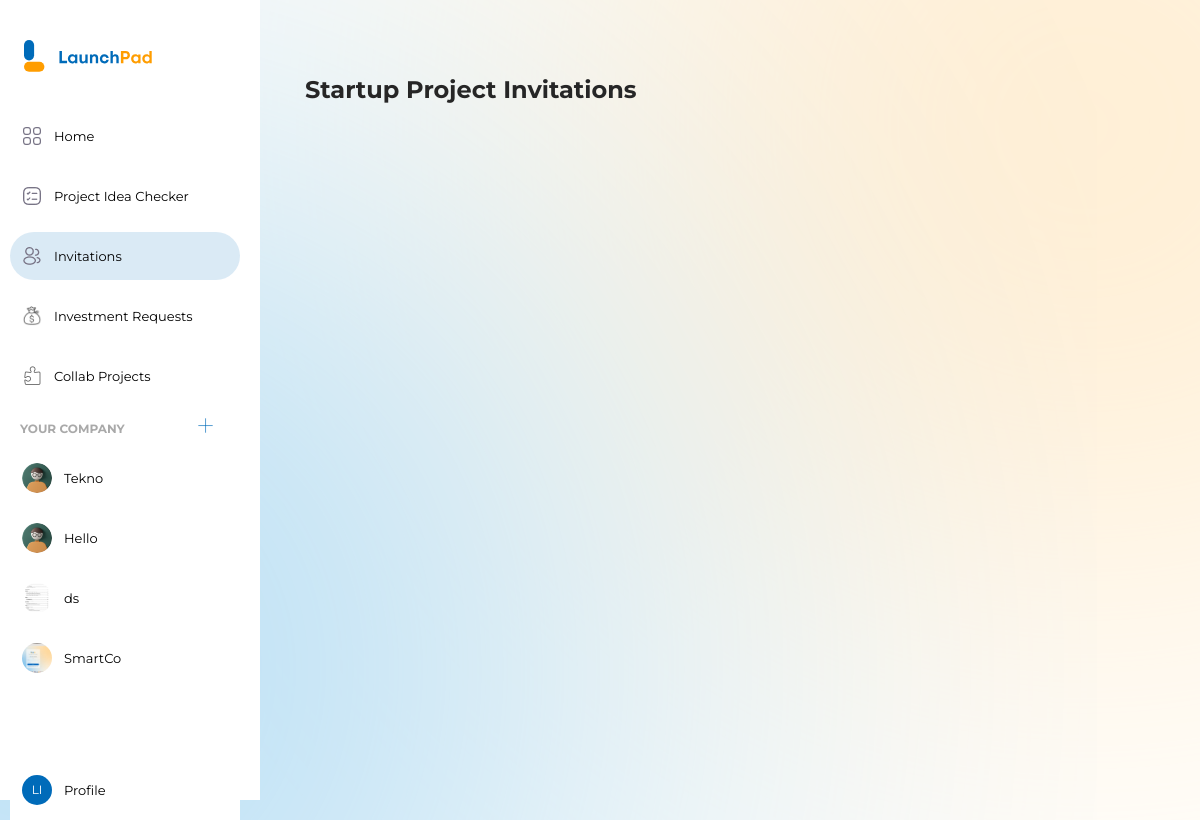
Screenshot of /invitations.php (signed in) with the database file from the repository.
### tables this page shows
CREATE TABLE `company_registration` (
  `Company_ID` int(11) NOT NULL,
  `Student_ID` varchar(20) NOT NULL,
  `Company_name` varchar(100) NOT NULL,
  `Company_logo` varchar(100) NOT NULL,
  `Company_description` text NOT NULL,
  `Registration_date` datetime NOT NULL
);

### invitations.php (the view, shortened to what this page needs)
<?php
require "config.php";
$userEmail = $_SESSION["email"];
$selectedCompanyID = isset($_GET['Company_id']) ? $_GET['Company_id'] : null;
if (isset($userEmail)) {
    $checkCompanyQuery = "SELECT c.*, s.Student_ID
                        FROM company_registration c
                        INNER JOIN student_registration s ON c.Student_ID = s.Student_ID
                        WHERE s.Student_email = '$userEmail'";
} else {
    $checkCompanyQuery = "SELECT * FROM company_registration WHERE Company_ID = '$selectedCompanyID'";
}
$resultCompany = mysqli_query($conn, $checkCompanyQuery);
$hasCompany = mysqli_num_rows($resultCompany) > 0;
?>
<!DOCTYPE html>
<html lang="en">
<head>
    <link rel="stylesheet" href="css/navbar.css">
    <link rel="stylesheet" href="css/invitation.css">
</head>
<body>
    <aside class="sidebar">
        <header class="sidebar-header">
            <img src="\launchpad\images\logo-text.svg" class="logo-img">
        </header>
        <nav>
            <a href="index.php">
                <button>
                    <span>
                        <i><img src="\launchpad\images\home-icon.png" alt="home-logo" class="logo-ic"></i>
                        <span>Home</span>
                    </span>
                </button>
            </a>
            <a href="project-idea-checker.php">
                <button>
                    <span>
                        <i><img src="\launchpad\images\project-checker-icon.png" alt="home-logo" class="logo-ic"></i>
                        <span>Project Idea Checker</span>
                    </span>
                </button>
            </a>
            <a href="#" class="active">
                <button>
                    <span>
                        <i><img src="\launchpad\images\invitation-icon.png" alt="home-logo" class="logo-ic"></i>
                        <span>Invitations</span>
                    </span>
                </button>
            </a>
            <a href="investment.php">
                <button>
                    <span>
                        <i><img src="\launchpad\images\iconinvestment.png" alt="home-logo" class="logo-ic"></i>
                        <span>Investment Requests</span>
                    </span>
                </button>
            </a>
            <a href="collabprojects.php">
                <button>
                    <span>
                        <i><img src="\launchpad\images\iconpuzzle.png" alt="home-logo" class="logo-ic"></i>
                        <span>Collab Projects</span>
                    </span>
                </button>
            </a>
            <p class="divider-company">YOUR COMPANY<a href="create-company.php" style="text-decoration: none;">
                    <img src="\launchpad\images\join-company-icon.png" alt="Join Company Icon" width="15px"
                        height="15px" style="margin-left: 70px;">
                </a></p>
            <?php if ($hasCompany): ?>
                <?php foreach ($resultCompany as $row): ?>
                    <a href="company_view.php?Company_id=<?php echo $row['Company_ID']; ?>">
                        <button>
                            <span class="<?php echo 'btn-company-created'; ?>">
                                <div class="circle-avatar">
                                    <?php if (!empty($row['Company_logo'])): ?>
                                        <img src="\launchpad\<?php echo $row['Company_logo']; ?>" alt="Company Logo"
                                            class="img-company">
                                    <?php endif; ?>
                                </div>
                                <span class="create-company-text">
                                    <?php echo $row['Company_name']; ?>
                                </span>
                            </span>
                        </button>
                    </a>
                <?php endforeach; ?>
            <?php endif; ?>
            <a href="profile.php" style="position: fixed; bottom: 0; background-color: white;">
                <button>
                    <span>
                        <div class="avatar2" id="initialsAvatar5"></div>
                        <span>Profile</span>
                    </span>
                </button>
            </a>
        </nav>
    </aside>
    <div class="content">
        <div class="containerin">
            <h2>Startup Project Invitations</h2>
        </div>
</body>
</html>

### css/navbar.css (style rules this page uses)
* { box-sizing: border-box; }
:root { --pblue-color: #006BB9; --pyellow-color: #FF9D00; --bhov-color: #093a5d; }
html, body { height: 100%; margin: 0; }
body { margin: 0; background: url("/launchpad/images/background-light.svg"); background-attachment: fixed; background-position: center; background-repeat: no-repeat; background-size: cover; color: #262626; font-family: 'Montserrat', sans-serif; }
.sidebar { position: fixed; top: 0; left: 0; width: 260px; height: 100vh; padding: 40px 10px 30px 10px; background: #fff; overflow: scroll; }
.content { margin-top: 20px; margin-left: 270px; padding: 20px; }
.sidebar-header { width: 100%; margin-bottom: 30px; }
.logo-img { margin-left: 14px; height: 32px; }
.sidebar button { height: 60px; width: 230px; background: transparent; border: 0; padding: 0; font-family: inherit; cursor: pointer; }
.divider-company { font-size: 12px; font-weight: 700; color: #7373739c; margin-left: 10px; }
.sidebar button > span { display: flex; align-items: center; gap: 12px; height: 48px; padding: 0 12px; border-radius: 24px; line-height: 1; }
.sidebar button > span > span { transition: 0.3s; }
.sidebar a.active button > span { background-color: #006cb925; }
.sidebar button i { position: relative; font-size: 28px; transition: 0.2s; }
.sidebar button img { width: 20px; height: 20px; transition: 0.2s; }
.sidebar button span { font-size: 13px; }
.sidebar > nav { flex: 1 1 auto; display: flex; flex-direction: column }
.avatar2 { width: 30px; height: 30px; background-color: #006BB9; color: #fff; font-size: 12px; line-height: 30px; border-radius: 50%; }
.circle-avatar { width: 30px; height: 30px; border-radius: 50%; overflow: hidden; display: flex; align-items: center; justify-content: center; }
.circle-avatar > .img-company { width: 100%; height: 100%; object-fit: cover; }
.circle-avatar > img { display: inline-block; vertical-align: middle; }

### css/invitation.css (style rules this page uses)
.containerin { width: 100%; padding: 15px; box-sizing: border-box; }

### rows the page displays
company_registration: Company_name "Tekno"
company_registration: Company_logo (picture), Company_name "Hello"
company_registration: Company_logo (picture), Company_name "ds"
company_registration: Company_logo (picture), Company_name "SmartCo"
